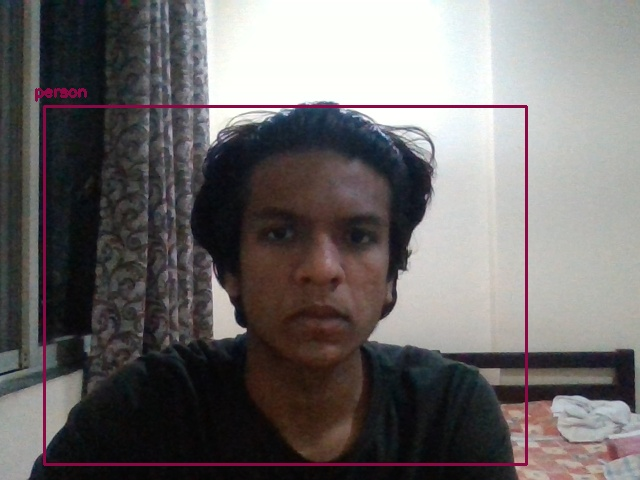
#> input picture images/object-detection-0.jpg, 640 x 480 px
$ python feature_matching.py
#> lines starting #> are read from the running program, lines starting #| are printed output that depends on the picture
import numpy as np
import cv2
from matplotlib import pyplot as plt
from tkinter.filedialog import askopenfilename

# from skimage.feature import sift

filename1 = askopenfilename(filetypes=[("detected\\object0","*.jpg")]) # queryImage
#> the answer given: images/object-detection-0.jpg
filename2 = askopenfilename(filetypes=[("detected\\object1","*.jpg")]) # trainImage
#> the answer given: images/object-detection-1.jpg

img1=cv2.imread(filename1,4)
#> img1 is the input picture: shape (480, 640, 3); mean B, G, R 106.2, 106.1, 110.3
img2=cv2.imread(filename2,4)
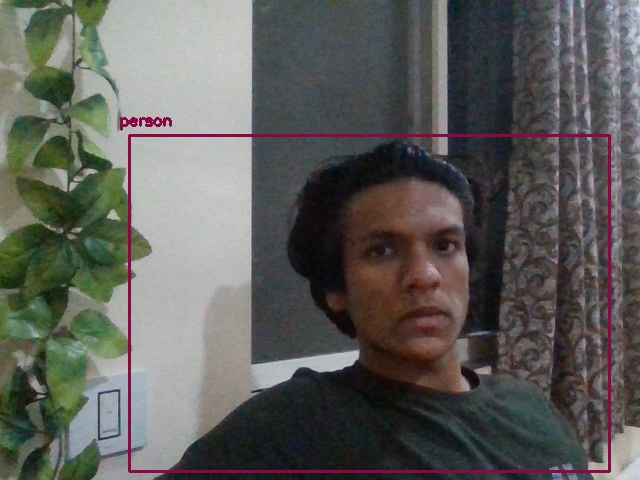
#> input picture images/object-detection-1.jpg, 640 x 480 px
#> img2 is the input picture: shape (480, 640, 3); mean B, G, R 90.2, 93.6, 94.2

# Initiate SURF detector
sift=cv2.xfeatures2d.SIFT_create()

# find the keypoints and descriptors with SURF
kp1, des1 = sift.detectAndCompute(img1,None)
#> kp1 = 733 keypoints; strongest (x, y, size): (224, 323, 22.2), (526, 107, 3.1), (277, 110, 3.3), (407, 180, 42.9)
kp2, des2 = sift.detectAndCompute(img2,None)
#> kp2 = 1193 keypoints; strongest (x, y, size): (157, 122, 2.3), (140, 125, 2.1), (342, 359, 16.8), (143, 122, 2.5)

# BFMatcher with default params
bf = cv2.BFMatcher()
matches = bf.knnMatch(des1,des2, k=2)
#> matches = 733 matches

# Apply ratio test
good = []
for m,n in matches:
    if m.distance < 0.75*n.distance:
        good.append([m])
        a=len(good)
        percent=(a*100)/len(kp2)
        print("{} % similarity".format(percent))
        if percent >= 75.00:
            print('Match Found')
        if percent < 75.00:
            print('Match not Found')
#> this loop made 733 passes
#> percent on passes 23, 33, 53, 93, 95, 99, 100, 101, 106, 108, 111, 113: 0.0838, 0.168, 0.251, 0.335, 0.419, 0.503, 0.587, 0.671, 0.754, 0.838, 0.922, 1.01
#> (printed output is left out)
#> after the loop, good = 62 matches

img3 = cv2.drawMatchesKnn(img1,kp1,img2,kp2,good,None,flags=2)
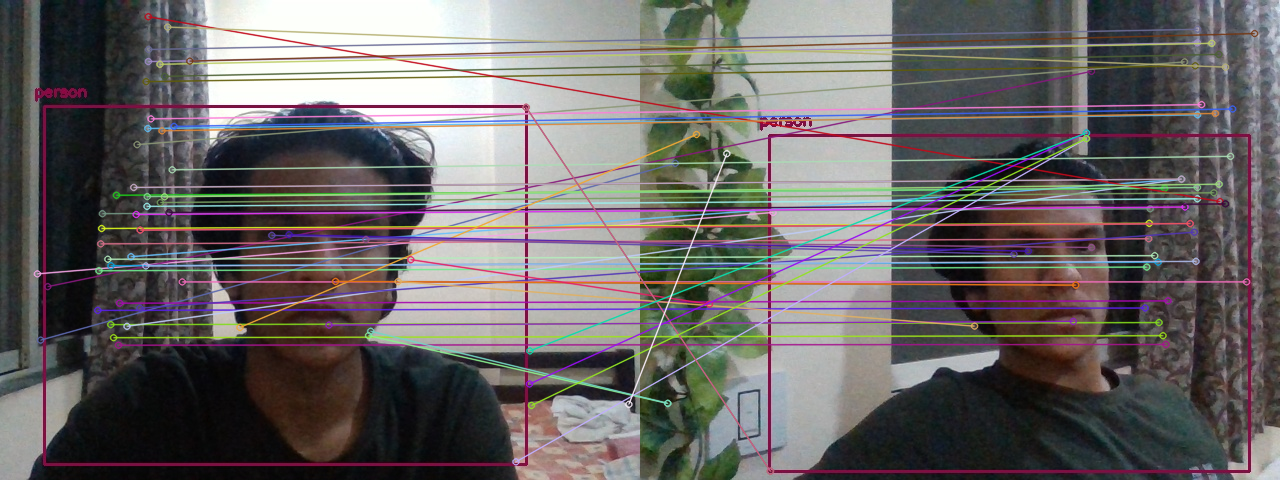
#> img3: shape (480, 1280, 3); mean B, G, R 101.5, 101.5, 105.8
plt.imshow(img3),plt.show()
